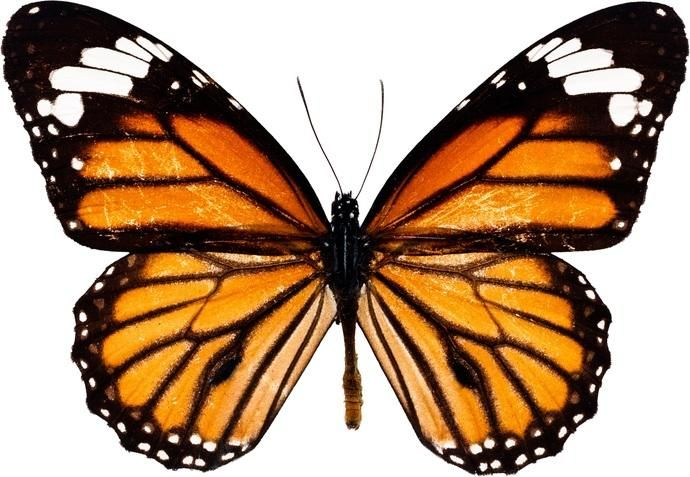
//> input picture i_o/Butterfly.jpg, 690 x 477 px
$ ./canny   (built with g++ and OpenCV 4)
//> lines starting //> are read from the running program, lines starting //| are printed output that depends on the picture
#include <opencv2/opencv.hpp>
#include <iostream>
#include <chrono>

using namespace cv;

int main() {
    // Read input image
    Mat image = imread("Butterfly.jpg", 0); // Read as grayscale
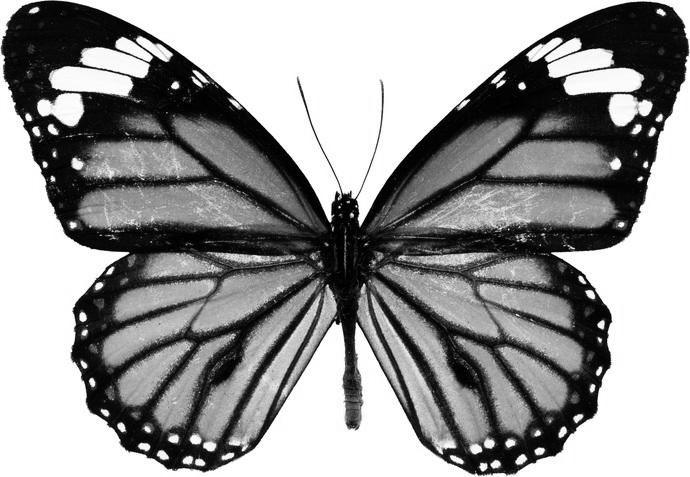
//> image: 477 rows x 690 cols, CV_8UC1; min 0, max 255, mean 151.2

    if (image.empty()) {
        std::cerr << "Error: Unable to load input image." << std::endl;
        return 1;
    }

    // Gaussian smoothing
    Mat smoothed;
    GaussianBlur(image, smoothed, Size(3, 3), 0, 0);

    // Gradient calculation
    Mat grad_x, grad_y;
    Sobel(smoothed, grad_x, CV_32F, 1, 0);
    Sobel(smoothed, grad_y, CV_32F, 0, 1);
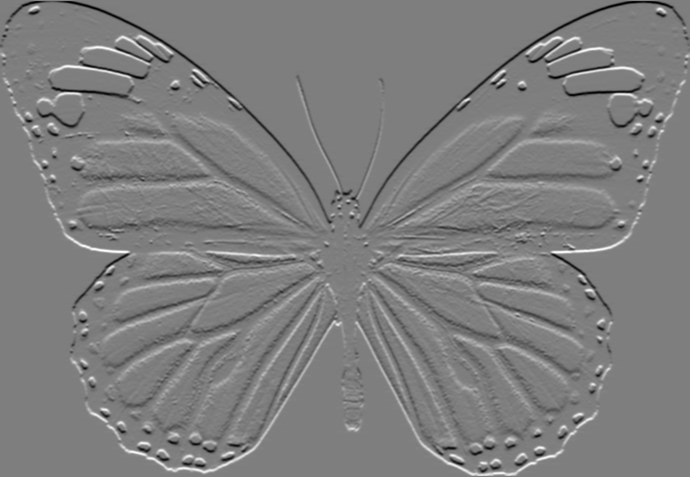
//> grad_y: 477 rows x 690 cols, CV_32FC1; min -732, max 742, mean 0.1; drawn with min black and max white
    Mat gradient, angle;
    magnitude(grad_x, grad_y, gradient);
    phase(grad_x, grad_y, angle, true);
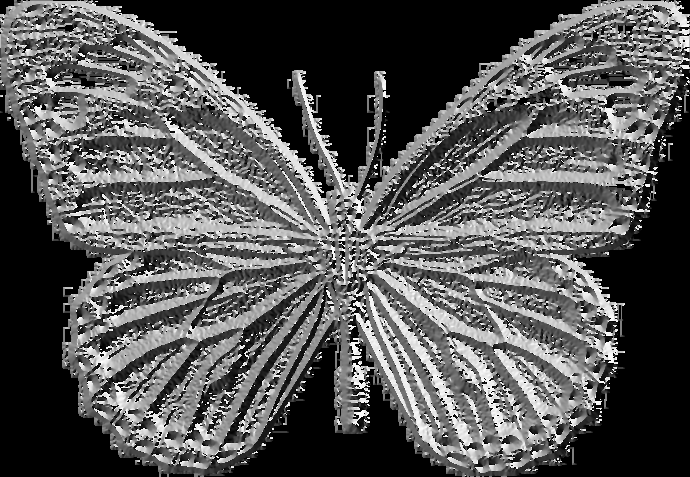
//> angle: 477 rows x 690 cols, CV_32FC1; min 0, max 359.9, mean 120.1; drawn with min black and max white

    // Non-maximum suppression
    Mat nonMaxSuppressed = Mat::zeros(gradient.size(), CV_32F);
    for (int i = 1; i < gradient.rows - 1; ++i) {
        for (int j = 1; j < gradient.cols - 1; ++j) {
            float q = gradient.at<float>(i, j - 1);
            float r = gradient.at<float>(i, j + 1);
            float s = gradient.at<float>(i - 1, j);
            float t = gradient.at<float>(i + 1, j);
            float current = gradient.at<float>(i, j);
            float angleVal = angle.at<float>(i, j) * (180 / CV_PI);

            if ((angleVal > -22.5 && angleVal <= 22.5) || (angleVal <= -157.5 || angleVal > 157.5)) {
                if (current > q && current > r)
                    nonMaxSuppressed.at<float>(i, j) = current;
            } else if ((angleVal > 22.5 && angleVal <= 67.5) || (angleVal <= -112.5 || angleVal > -157.5)) {
                if (current > s && current > r)
                    nonMaxSuppressed.at<float>(i, j) = current;
            } else if ((angleVal > 67.5 && angleVal <= 112.5) || (angleVal <= -67.5 || angleVal > -112.5)) {
                if (current > s && current > t)
                    nonMaxSuppressed.at<float>(i, j) = current;
            } else if ((angleVal > 112.5 && angleVal <= 157.5) || (angleVal <= -22.5 || angleVal > -67.5)) {
                if (current > q && current > t)
                    nonMaxSuppressed.at<float>(i, j) = current;
            }
        }
    }
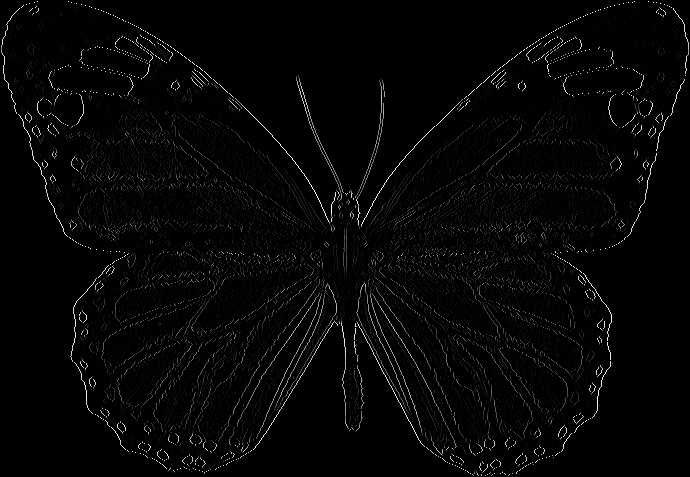
//> nonMaxSuppressed: 477 rows x 690 cols, CV_32FC1; min 0, max 761.8, mean 17.1; drawn with min black and max white

    // Hysteresis thresholding
    float lowThreshold = 50;
    float highThreshold = 150;
    Mat strongEdges = Mat::zeros(gradient.size(), CV_8U);
    Mat weakEdges = Mat::zeros(gradient.size(), CV_8U);
    for (int i = 0; i < nonMaxSuppressed.rows; ++i) {
        for (int j = 0; j < nonMaxSuppressed.cols; ++j) {
            if (nonMaxSuppressed.at<float>(i, j) > highThreshold) {
                strongEdges.at<uchar>(i, j) = 255;
            } else if (nonMaxSuppressed.at<float>(i, j) > lowThreshold) {
                weakEdges.at<uchar>(i, j) = 255;
            }
        }
    }
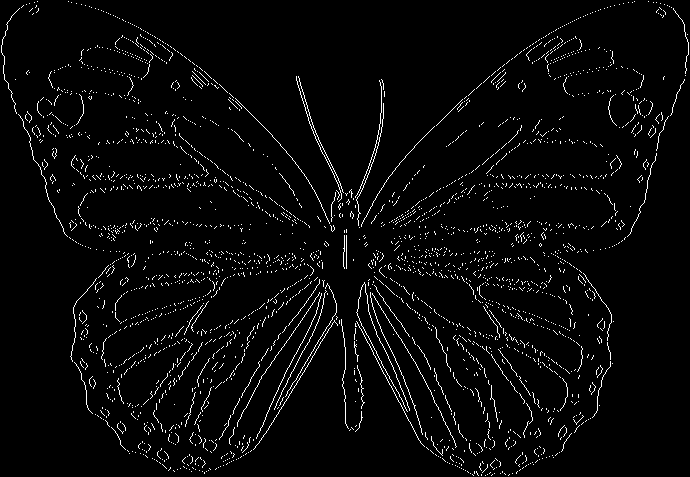
//> strongEdges: 477 rows x 690 cols, CV_8UC1; 3.4% white in thin lines or dots
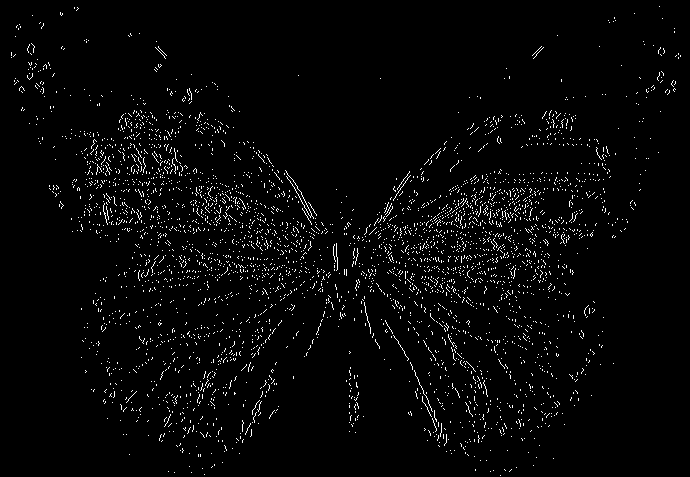
//> weakEdges: 477 rows x 690 cols, CV_8UC1; 2.7% white in thin lines or dots
    // Edge extension
    Mat edges;
    bitwise_or(strongEdges, weakEdges, edges);
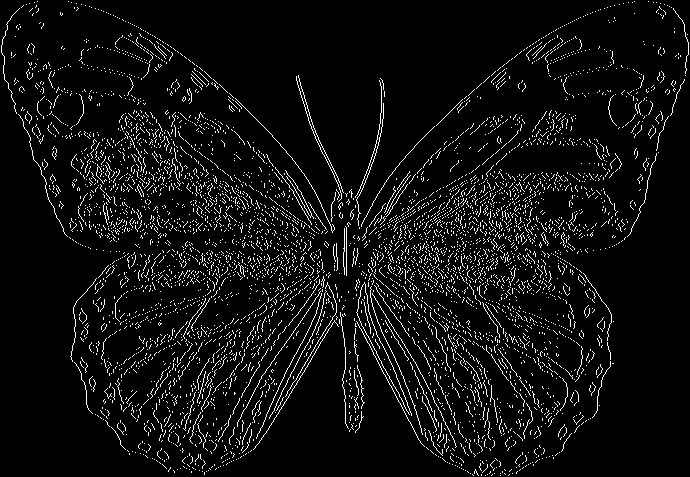
//> edges: 477 rows x 690 cols, CV_8UC1; 6.1% white in thin lines or dots
   // Performance measurement
    auto start = std::chrono::high_resolution_clock::now();
    // Perform Canny edge detection steps
    auto end = std::chrono::high_resolution_clock::now();
    std::chrono::duration<double> duration = end - start;

    std::cout << "Execution time: " << duration.count() << " seconds" << std::endl;
    // Save the output image
    imwrite("output.jpg", edges);
    // Display the output image
    std::cout << "Output image saved as output_image.jpg" << std::endl;
    return 0;
}
